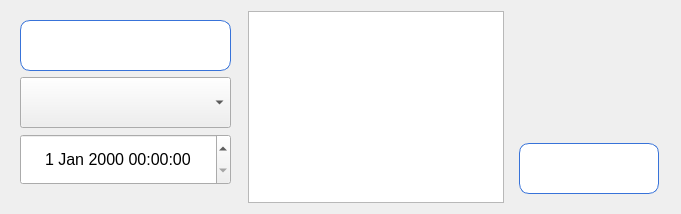
          <widget class="QWidget" name="Upating">
           <attribute name="title">
            <string>Редактировать</string>
           </attribute>
           <layout class="QHBoxLayout" name="horizontalLayout_4">
            <item>
             <widget class="QWidget" name="default3" native="true">
              <property name="minimumSize">
               <size>
                <width>231</width>
                <height>0</height>
               </size>
              </property>
              <property name="font">
               <font>
                <weight>50</weight>
                <bold>false</bold>
               </font>
              </property>
              <layout class="QVBoxLayout" name="verticalLayout_19">
               <item>
                <widget class="QPushButton" name="demonstr">
                 <property name="minimumSize">
                  <size>
                   <width>211</width>
                   <height>51</height>
                  </size>
                 </property>
                 <property name="maximumSize">
                  <size>
                   <width>211</width>
                   <height>51</height>
                  </size>
                 </property>
                 <property name="font">
                  <font>
                   <pointsize>-1</pointsize>
                  </font>
                 </property>
                 <property name="styleSheet">
                  <string notr="true">QPushButton {
    padding:10px;
    color: #ffffff;
    font-size: 18px;
    border-radius: 10px;
    border: 1px solid #3873d9;
    background-color: white; }

QPushButton:hover{
	background-color: rgb(171, 211, 247);
	effect = QtWidgets.QGraphicsDropShadowEffect(QPushButton)
	effect.setOffset(0, 0)
	effect.setBlurRadius(20)
	effect.setColor(QColor(57, 219, 255))
	QPushButton.setGraphicsEffect(effect)
}</string>
                 </property>
                 <property name="text">
                  <string>Показать</string>
                 </property>
                </widget>
               </item>
               <item>
                <widget class="QComboBox" name="choose_2">
                 <property name="minimumSize">
                  <size>
                   <width>211</width>
                   <height>51</height>
                  </size>
                 </property>
                 <property name="maximumSize">
                  <size>
                   <width>211</width>
                   <height>51</height>
                  </size>
                 </property>
                 <property name="font">
                  <font>
                   <pointsize>11</pointsize>
                   <weight>75</weight>
                   <bold>true</bold>
                  </font>
                 </property>
                </widget>
               </item>
               <item>
                <widget class="QDateTimeEdit" name="date_2">
                 <property name="minimumSize">
                  <size>
                   <width>211</width>
                   <height>51</height>
                  </size>
                 </property>
                 <property name="maximumSize">
                  <size>
                   <width>211</width>
                   <height>51</height>
                  </size>
                 </property>
                 <property name="font">
                  <font>
                   <pointsize>12</pointsize>
                   <weight>50</weight>
                   <bold>false</bold>
                  </font>
                 </property>
                 <property name="alignment">
                  <set>Qt::AlignCenter</set>
                 </property>
                </widget>
               </item>
               <item>
                <widget class="QWidget" name="fake8" native="true"/>
               </item>
              </layout>
             </widget>
            </item>
            <item>
             <widget class="QPlainTextEdit" name="write_2"/>
            </item>
            <item>
             <widget class="QWidget" name="default4" native="true">
              <property name="minimumSize">
               <size>
                <width>160</width>
                <height>0</height>
               </size>
              </property>
              <property name="font">
               <font>
                <weight>50</weight>
                <bold>false</bold>
               </font>
              </property>
              <layout class="QVBoxLayout" name="verticalLayout_22">
               <item>
                <widget class="QWidget" name="fake11" native="true"/>
               </item>
               <item>
                <widget class="QPushButton" name="updat">
                 <property name="minimumSize">
                  <size>
                   <width>140</width>
                   <height>51</height>
                  </size>
                 </property>
                 <property name="maximumSize">
                  <size>
                   <width>140</width>
                   <height>51</height>
                  </size>
                 </property>
                 <property name="font">
                  <font>
                   <pointsize>-1</pointsize>
                  </font>
                 </property>
                 <property name="styleSheet">
                  <string notr="true">QPushButton {
    padding:10px;
    color: #ffffff;
    font-size: 18px;
    border-radius: 10px;
    border: 1px solid #3873d9;
    background-color: white; }

QPushButton:hover{
	background-color: rgb(171, 211, 247);
	effect = QtWidgets.QGraphicsDropShadowEffect(QPushButton)
	effect.setOffset(0, 0)
	effect.setBlurRadius(20)
	effect.setColor(QColor(57, 219, 255))
	QPushButton.setGraphicsEffect(effect)
}</string>
                 </property>
                 <property name="text">
                  <string>Обновить</string>
                 </property>
                </widget>
               </item>
              </layout>
             </widget>
            </item>
           </layout>
          </widget>
